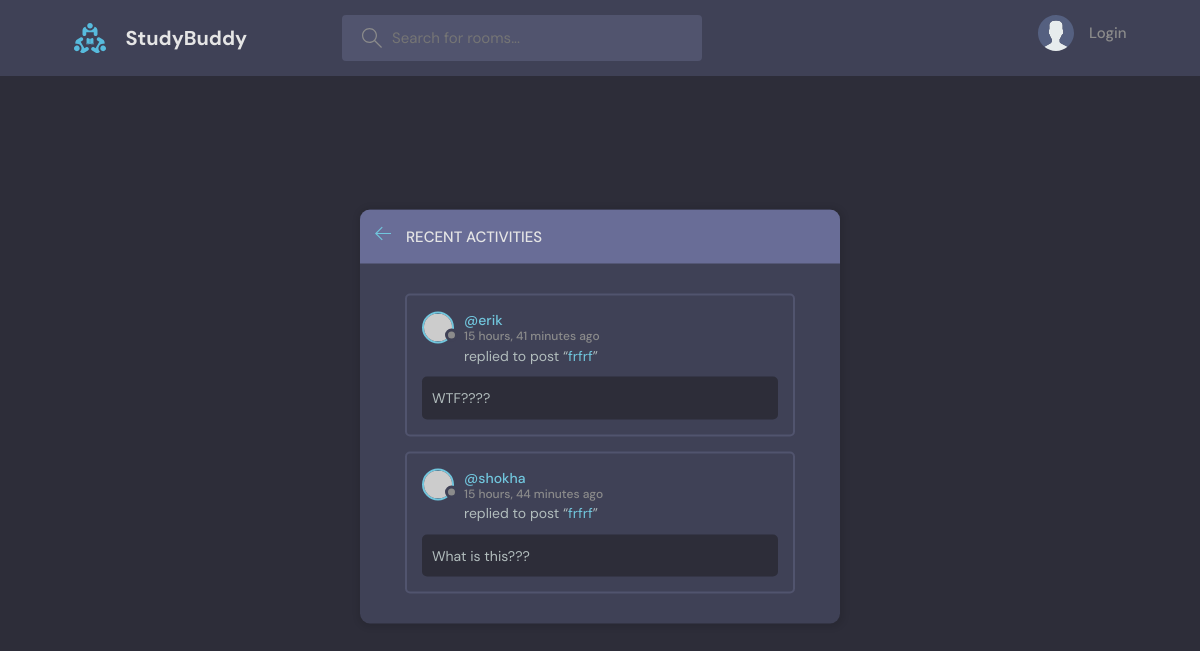
/activity/, run on an earlier commit of the app's database.
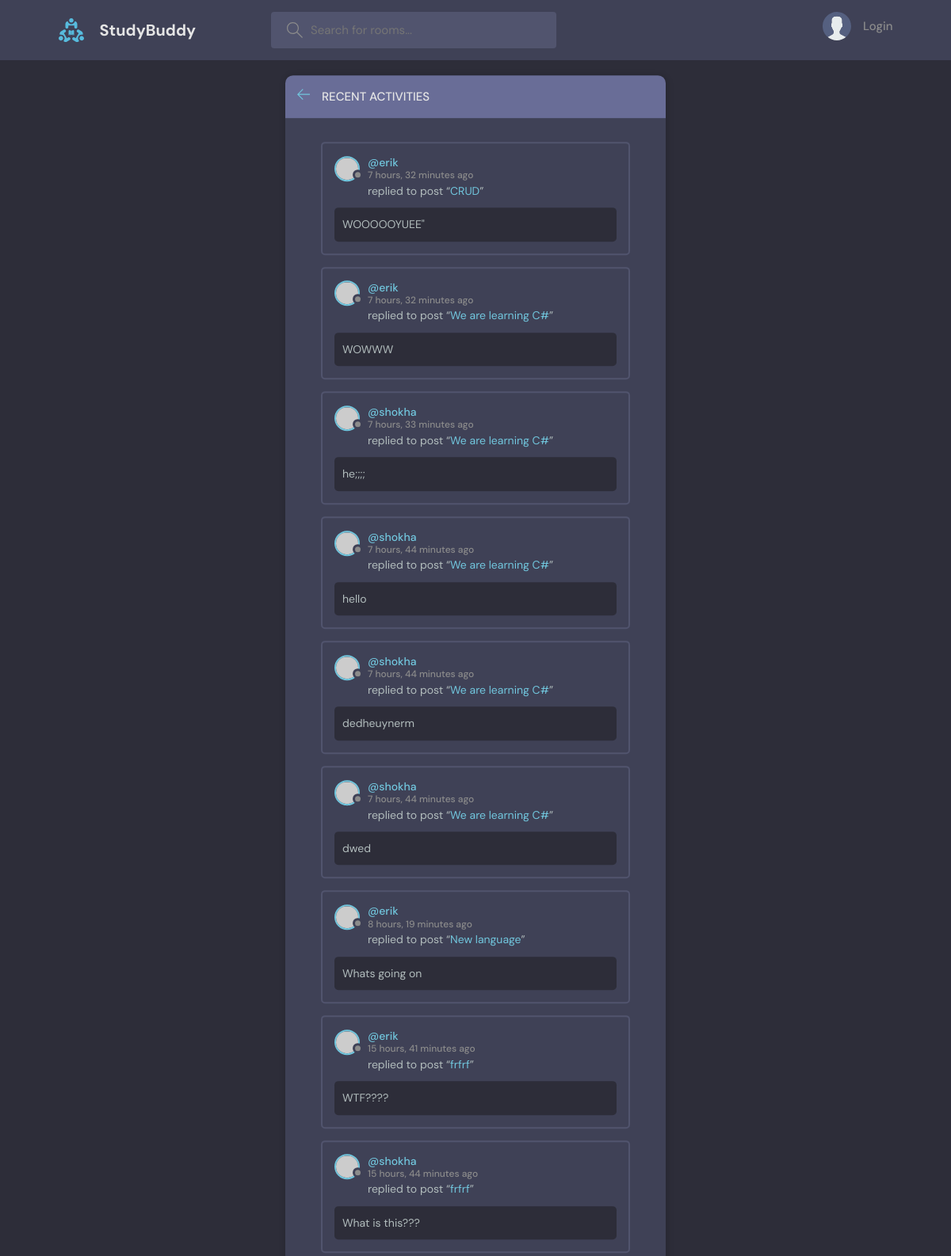
And on a later commit of the database.
### base/models.py (models this page shows, shortened)
class Message(models.Model):
    user = models.ForeignKey(User, on_delete=models.CASCADE)
    room = models.ForeignKey(Room, on_delete=models.CASCADE)
    body = models.TextField()
    update = models.DateTimeField(auto_now=True)
    created = models.DateTimeField(auto_now_add=True)
    class Meta:
        ordering = ['-update', '-created']

class Room(models.Model):
    host = models.ForeignKey(User, on_delete=models.SET_NULL, null=True)
    topic = models.ForeignKey(Topic, on_delete=models.SET_NULL, null=True)
    name = models.CharField(max_length=200)
    description = models.TextField(null=True, blank=True)
    participants = models.ManyToManyField(User, related_name='participants', blank=True)
    update = models.DateTimeField(auto_now=True)
    created = models.DateTimeField(auto_now_add=True)
    class Meta:
        ordering = ['-update', '-created']
    def __str__(self) -> str:
        return self.name

### base/views.py (the view)
# urls.py: path('activity/', views.activityPage, name="activity"),
def activityPage(request):
    room_mesages = Message.objects.all()
    return render(request, 'base/activity.html', {'room_messages': room_mesages})

### base/templates/base/activity.html (shortened to what this page needs)
{% extends 'main.html' %}
{% block content %}
<main class="layout">
  <div class="container">
    <div class="layout__box">
      <div class="layout__boxHeader">
        <div class="layout__boxTitle">
          <a href="{% url 'home' %}">
            <svg version="1.1" xmlns="http://www.w3.org/2000/svg" width="32" height="32" viewBox="0 0 32 32">
              <title>arrow-left</title>
              <path
                d="M13.723 2.286l-13.723 13.714 13.719 13.714 1.616-1.611-10.96-10.96h27.625v-2.286h-27.625l10.965-10.965-1.616-1.607z">
              </path>
            </svg>
          </a>
          <h3>Recent Activities</h3>
        </div>
      </div>
      <div class="activities-page layout__body">
        {% for message in room_messages %}
        <div class="activities__box">
          <div class="activities__boxHeader roomListRoom__header">
            <a href="{% url 'user.profile' message.user.id %}" class="roomListRoom__author">
              <div class="avatar avatar--small">
                <img src="https://randomuser.me/api/portraits/women/11.jpg" />
              </div>
              <p>
                @{{ message.user }}
                <span>{{ message.created|timesince }} ago</span>
              </p>
            </a>
          </div>
          <div class="activities__boxContent">
            <p>replied to post “<a href="{% url 'room' message.room.id %}">{{message.room}}</a>”</p>
            <div class="activities__boxRoomContent">
              {{message.body}}
            </div>
          </div>
        </div>
        {% endfor %}
      </div>
    </div>
  </div>
</main>
{% endblock content %}

What changed in the data, as far as the page shows it:
added Message: user "erik", created "7 hours, 32 minutes", room "CRUD", body "WOOOOOYUEE\""
added Message: user "erik", created "7 hours, 32 minutes", room "We are learning C#", body "WOWWW"
added Message: user "shokha", created "7 hours, 33 minutes", room "We are learning C#", body "he;;;;"
added Message: user "shokha", created "7 hours, 44 minutes", room "We are learning C#", body "hello"
added Message: user "shokha", created "7 hours, 44 minutes", room "We are learning C#", body "dedheuynerm"
added Message: user "shokha", created "7 hours, 44 minutes", room "We are learning C#", body "dwed"
added Message: user "erik", created "8 hours, 19 minutes", room "New language", body "Whats going on"
